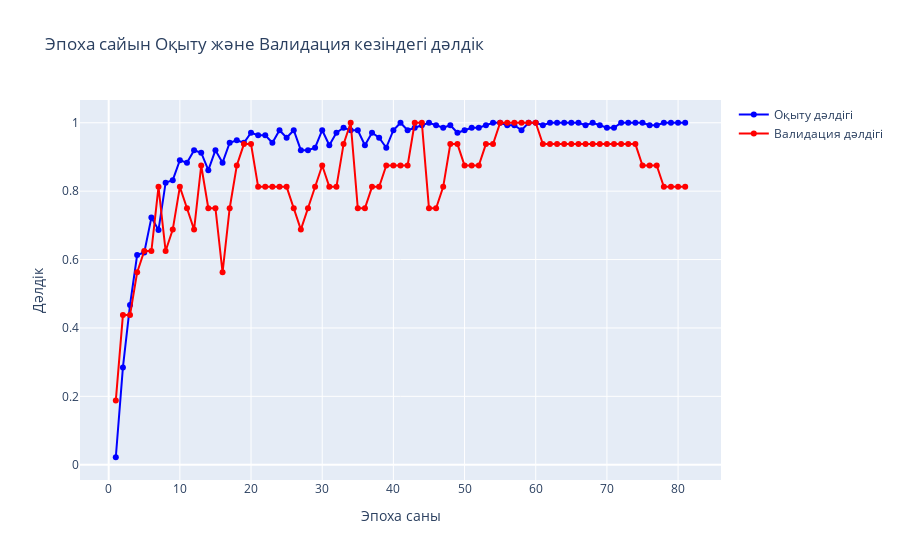

Write notebook code for a chart like this one.
### Code cell
fig = go.Figure()
fig.add_trace(go.Scatter(
    x=list(range(1, len(best_history.history['accuracy']) + 1)),
    y=best_history.history['accuracy'],
    mode='lines+markers',
    name='Оқыту дәлдігі',
    line=dict(color='blue')
))
fig.add_trace(go.Scatter(
    x=list(range(1, len(best_history.history['val_accuracy']) + 1)),
    y=best_history.history['val_accuracy'],
    mode='lines+markers',
    name='Валидация дәлдігі',
    line=dict(color='red')
))

fig.update_layout(
    title='Эпоха сайын Оқыту және Валидация кезіндегі дәлдік',
    xaxis_title='Эпоха саны',
    yaxis_title='Дәлдік'
)

fig.show()

### Figure 1 — Plotly figure (JSON) as saved in the notebook; plotly's stock layout.template omitted (floating-point values rounded to 4 significant figures)
{"data": [{"line": {"color": "blue"}, "mode": "lines+markers", "name": "Оқыту дәлдігі", "type": "scatter", "x": [1, 2, 3, 4, 5, 6, 7, 8, 9, 10, 11, 12, 13, 14, 15, 16, 17, 18, 19, 20, 21, 22, 23, 24, 25, 26, 27, 28, 29, 30, 31, 32, 33, 34, 35, 36, 37, 38, 39, 40, 41, 42, 43, 44, 45, 46, 47, 48, 49, 50, 51, 52, 53, 54, 55, 56, 57, 58, 59, 60, 61, 62, 63, 64, 65, 66, 67, 68, 69, 70, 71, 72, 73, 74, 75, 76, 77, 78, 79, 80, 81], "y": [0.0219, 0.2847, 0.4672, 0.6131, 0.6204, 0.7226, 0.6861, 0.8248, 0.8321, 0.8905, 0.8832, 0.9197, 0.9124, 0.8613, 0.9197, 0.8832, 0.9416, 0.9489, 0.9416, 0.9708, 0.9635, 0.9635, 0.9416, 0.9781, 0.9562, 0.9781, 0.9197, 0.9197, 0.927, 0.9781, 0.9343, 0.9708, 0.9854, 0.9781, 0.9781, 0.9343, 0.9708, 0.9562, 0.927, 0.9781, 1, 0.9781, 0.9854, 0.9927, 1, 0.9927, 0.9854, 0.9927, 0.9708, 0.9781, 0.9854, 0.9854, 0.9927, 1, 1, 0.9927, 0.9927, 0.9781, 1, 1, 0.9927, 1, 1, 1, 1, 1, 0.9927, 1, 0.9927, 0.9854, 0.9854, 1, 1, 1, 1, 0.9927, 0.9927, 1, 1, 1, 1]}, {"line": {"color": "red"}, "mode": "lines+markers", "name": "Валидация дәлдігі", "type": "scatter", "x": [1, 2, 3, 4, 5, 6, 7, 8, 9, 10, 11, 12, 13, 14, 15, 16, 17, 18, 19, 20, 21, 22, 23, 24, 25, 26, 27, 28, 29, 30, 31, 32, 33, 34, 35, 36, 37, 38, 39, 40, 41, 42, 43, 44, 45, 46, 47, 48, 49, 50, 51, 52, 53, 54, 55, 56, 57, 58, 59, 60, 61, 62, 63, 64, 65, 66, 67, 68, 69, 70, 71, 72, 73, 74, 75, 76, 77, 78, 79, 80, 81], "y": [0.1875, 0.4375, 0.4375, 0.5625, 0.625, 0.625, 0.8125, 0.625, 0.6875, 0.8125, 0.75, 0.6875, 0.875, 0.75, 0.75, 0.5625, 0.75, 0.875, 0.9375, 0.9375, 0.8125, 0.8125, 0.8125, 0.8125, 0.8125, 0.75, 0.6875, 0.75, 0.8125, 0.875, 0.8125, 0.8125, 0.9375, 1, 0.75, 0.75, 0.8125, 0.8125, 0.875, 0.875, 0.875, 0.875, 1, 1, 0.75, 0.75, 0.8125, 0.9375, 0.9375, 0.875, 0.875, 0.875, 0.9375, 0.9375, 1, 1, 1, 1, 1, 1, 0.9375, 0.9375, 0.9375, 0.9375, 0.9375, 0.9375, 0.9375, 0.9375, 0.9375, 0.9375, 0.9375, 0.9375, 0.9375, 0.9375, 0.875, 0.875, 0.875, 0.8125, 0.8125, 0.8125, 0.8125]}], "layout": {"autosize": true, "title": {"text": "Эпоха сайын Оқыту және Валидация кезіндегі дәлдік"}, "xaxis": {"autorange": true, "range": [-3.817, 85.82], "title": {"text": "Эпоха саны"}, "type": "linear"}, "yaxis": {"autorange": true, "range": [-0.05882, 1.081], "title": {"text": "Дәлдік"}, "type": "linear"}}}
